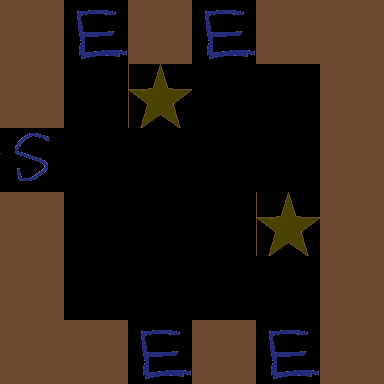

Tiled map render using the project's own tile images. Description and the whole map definition, tile-layer contents included, below:
An orthogonal 6x6 tile map with 64x64 px tiles, 2 tile layers (Tile Layer 1, Objects), 2 tilesets.

<map version="1.0" orientation="orthogonal" renderorder="right-down" width="6" height="6" tilewidth="64" tileheight="64" nextobjectid="1">
 <tileset firstgid="1" name="SinglePipeTileset" tilewidth="64" tileheight="64" tilecount="16" columns="4">
  <image source="SinglePipeTileset.png" width="256" height="256" />
 </tileset>
 <tileset firstgid="17" name="ObjectsTileSet" tilewidth="64" tileheight="64" tilecount="16" columns="4">
  <image source="ObjectsTileSet.png" width="256" height="256" />
 </tileset>
 <layer name="Tile Layer 1" width="6" height="6">
  <data>
   <tile gid="0" />
   <tile gid="9" />
   <tile gid="0" />
   <tile gid="9" />
   <tile gid="0" />
   <tile gid="0" />
   <tile gid="0" />
   <tile gid="9" />
   <tile gid="4" />
   <tile gid="14" />
   <tile gid="8" />
   <tile gid="0" />
   <tile gid="10" />
   <tile gid="12" />
   <tile gid="7" />
   <tile gid="10" />
   <tile gid="12" />
   <tile gid="0" />
   <tile gid="0" />
   <tile gid="13" />
   <tile gid="6" />
   <tile gid="7" />
   <tile gid="6" />
   <tile gid="0" />
   <tile gid="0" />
   <tile gid="5" />
   <tile gid="8" />
   <tile gid="5" />
   <tile gid="8" />
   <tile gid="0" />
   <tile gid="0" />
   <tile gid="0" />
   <tile gid="9" />
   <tile gid="0" />
   <tile gid="9" />
   <tile gid="0" />
  </data>
 </layer>
 <layer name="Objects" width="6" height="6" opacity="0.6">
  <data>
   <tile gid="17" />
   <tile gid="20" />
   <tile gid="17" />
   <tile gid="20" />
   <tile gid="17" />
   <tile gid="17" />
   <tile gid="17" />
   <tile gid="0" />
   <tile gid="18" />
   <tile gid="0" />
   <tile gid="0" />
   <tile gid="17" />
   <tile gid="19" />
   <tile gid="0" />
   <tile gid="0" />
   <tile gid="0" />
   <tile gid="0" />
   <tile gid="17" />
   <tile gid="17" />
   <tile gid="0" />
   <tile gid="0" />
   <tile gid="0" />
   <tile gid="18" />
   <tile gid="17" />
   <tile gid="17" />
   <tile gid="0" />
   <tile gid="0" />
   <tile gid="0" />
   <tile gid="0" />
   <tile gid="17" />
   <tile gid="17" />
   <tile gid="17" />
   <tile gid="20" />
   <tile gid="17" />
   <tile gid="20" />
   <tile gid="17" />
  </data>
 </layer>
</map>
